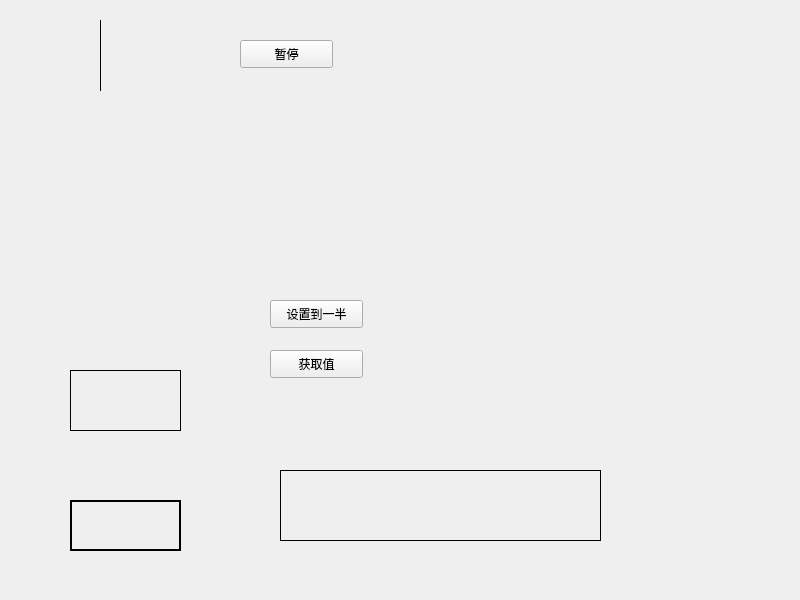
<?xml version="1.0" encoding="UTF-8"?>
<ui version="4.0">
 <class>Widget</class>
 <widget class="QWidget" name="Widget">
  <property name="geometry">
   <rect>
    <x>0</x>
    <y>0</y>
    <width>800</width>
    <height>600</height>
   </rect>
  </property>
  <property name="windowTitle">
   <string>Widget</string>
  </property>
  <widget class="samllwidget" name="widget" native="true">
   <property name="geometry">
    <rect>
     <x>230</x>
     <y>180</y>
     <width>291</width>
     <height>91</height>
    </rect>
   </property>
  </widget>
  <widget class="QPushButton" name="pushButton">
   <property name="geometry">
    <rect>
     <x>270</x>
     <y>300</y>
     <width>93</width>
     <height>28</height>
    </rect>
   </property>
   <property name="text">
    <string>设置到一半</string>
   </property>
  </widget>
  <widget class="QPushButton" name="pushButton_2">
   <property name="geometry">
    <rect>
     <x>270</x>
     <y>350</y>
     <width>93</width>
     <height>28</height>
    </rect>
   </property>
   <property name="text">
    <string>获取值</string>
   </property>
  </widget>
  <widget class="mylabel" name="label">
   <property name="geometry">
    <rect>
     <x>280</x>
     <y>470</y>
     <width>321</width>
     <height>71</height>
    </rect>
   </property>
   <property name="font">
    <font>
     <fontweight>Medium</fontweight>
    </font>
   </property>
   <property name="frameShape">
    <enum>QFrame::Shape::Box</enum>
   </property>
   <property name="text">
    <string/>
   </property>
  </widget>
  <widget class="QLabel" name="label_2">
   <property name="geometry">
    <rect>
     <x>70</x>
     <y>370</y>
     <width>111</width>
     <height>61</height>
    </rect>
   </property>
   <property name="frameShape">
    <enum>QFrame::Shape::Panel</enum>
   </property>
   <property name="text">
    <string/>
   </property>
  </widget>
  <widget class="QLabel" name="label_3">
   <property name="geometry">
    <rect>
     <x>70</x>
     <y>500</y>
     <width>111</width>
     <height>51</height>
    </rect>
   </property>
   <property name="frameShape">
    <enum>QFrame::Shape::WinPanel</enum>
   </property>
   <property name="text">
    <string/>
   </property>
  </widget>
  <widget class="QLabel" name="label_4">
   <property name="geometry">
    <rect>
     <x>20</x>
     <y>20</y>
     <width>161</width>
     <height>71</height>
    </rect>
   </property>
   <property name="frameShape">
    <enum>QFrame::Shape::VLine</enum>
   </property>
   <property name="text">
    <string/>
   </property>
  </widget>
  <widget class="QPushButton" name="pushButton_3">
   <property name="geometry">
    <rect>
     <x>240</x>
     <y>40</y>
     <width>93</width>
     <height>28</height>
    </rect>
   </property>
   <property name="text">
    <string>暂停</string>
   </property>
  </widget>
 </widget>
 <customwidgets>
  <customwidget>
   <class>samllwidget</class>
   <extends>QWidget</extends>
   <header location="global">samllwidget.h</header>
   <container>1</container>
  </customwidget>
  <customwidget>
   <class>mylabel</class>
   <extends>QLabel</extends>
   <header>mylabel.h</header>
  </customwidget>
 </customwidgets>
 <resources/>
 <connections/>
</ui>
